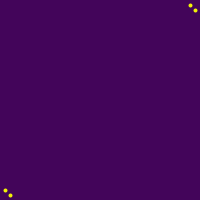
Frame 1 (no input)
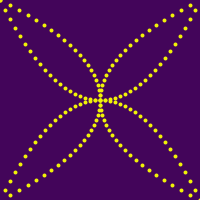
Frame 60 (the mouse pressed at the canvas centre just before this capture)
Frame 120 (the mouse held since frame 60 and released just before this capture): identical to frame 60, image omitted

The Processing sketch that drew these frames (run headless with seeded random() and noise(); from frame 60 on, the mouse is pressed at the canvas centre):

// Processing sketch: processing_96369
// ── processing_96369.pde

int x=-100;
 int y=05;
 void setup (){
  size (200, 200);
  background (67,5,90);
}
   
 void draw (){
  int spacing= 5;
  int endegs= 200;
  stroke (241,242,7);
  strokeWeight(4);
    x=x+spacing;
    point (x+100,x*x/100+100);
     point (-x+100,-x*x/100+100);
      point (x*x/100+100, x+100);
     point (-x*x/100+100, -x+100);
 }
